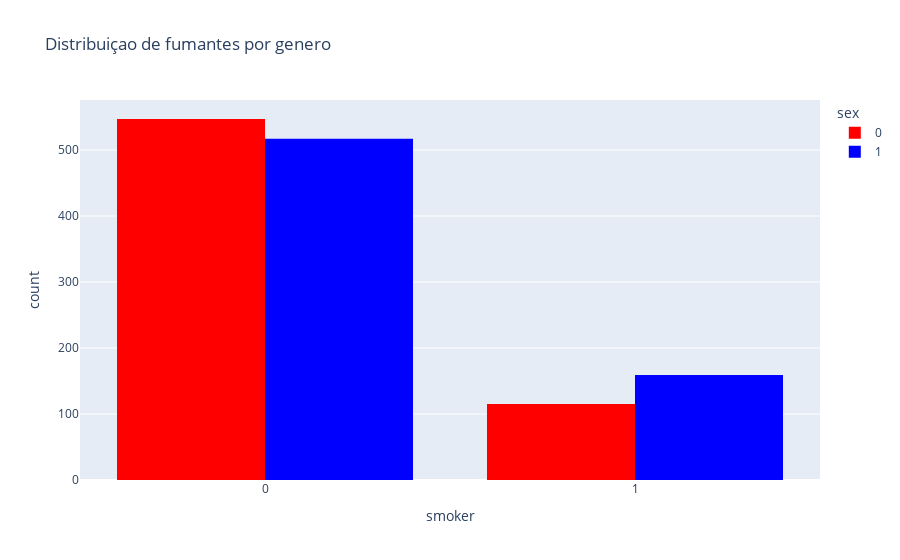

This figure's notebook cell:
### Markdown cell above
#### Qual genero 'sex' fumam mais?

### Code cell
px.histogram(
  data_frame=df,
  x='smoker',
  color='sex',
  barmode='group',
  color_discrete_sequence=['red', 'blue'],
  title='Distribuiçao de fumantes por genero'
)

### Figure 1 — Plotly figure (JSON) as saved in the notebook; plotly's stock layout.template omitted (floating-point values rounded to 4 significant figures; data arrays with more than 128 entries replaced by an {"elided": "..."} marker saying what was removed)
{"data": [{"alignmentgroup": "True", "bingroup": "x", "hovertemplate": "sex=0<br>smoker=%{x}<br>count=%{y}<extra></extra>", "legendgroup": "0", "marker": {"color": "red", "pattern": {"shape": ""}}, "name": "0", "offsetgroup": "0", "orientation": "v", "showlegend": true, "type": "histogram", "x": {"elided": "662 int values"}, "xaxis": "x", "yaxis": "y"}, {"alignmentgroup": "True", "bingroup": "x", "hovertemplate": "sex=1<br>smoker=%{x}<br>count=%{y}<extra></extra>", "legendgroup": "1", "marker": {"color": "blue", "pattern": {"shape": ""}}, "name": "1", "offsetgroup": "1", "orientation": "v", "showlegend": true, "type": "histogram", "x": {"elided": "676 int values"}, "xaxis": "x", "yaxis": "y"}], "layout": {"barmode": "group", "legend": {"title": {"text": "sex"}, "tracegroupgap": 0}, "title": {"text": "Distribuiçao de fumantes por genero"}, "xaxis": {"anchor": "y", "domain": [0, 1], "title": {"text": "smoker"}}, "yaxis": {"anchor": "x", "domain": [0, 1], "title": {"text": "count"}}}}
